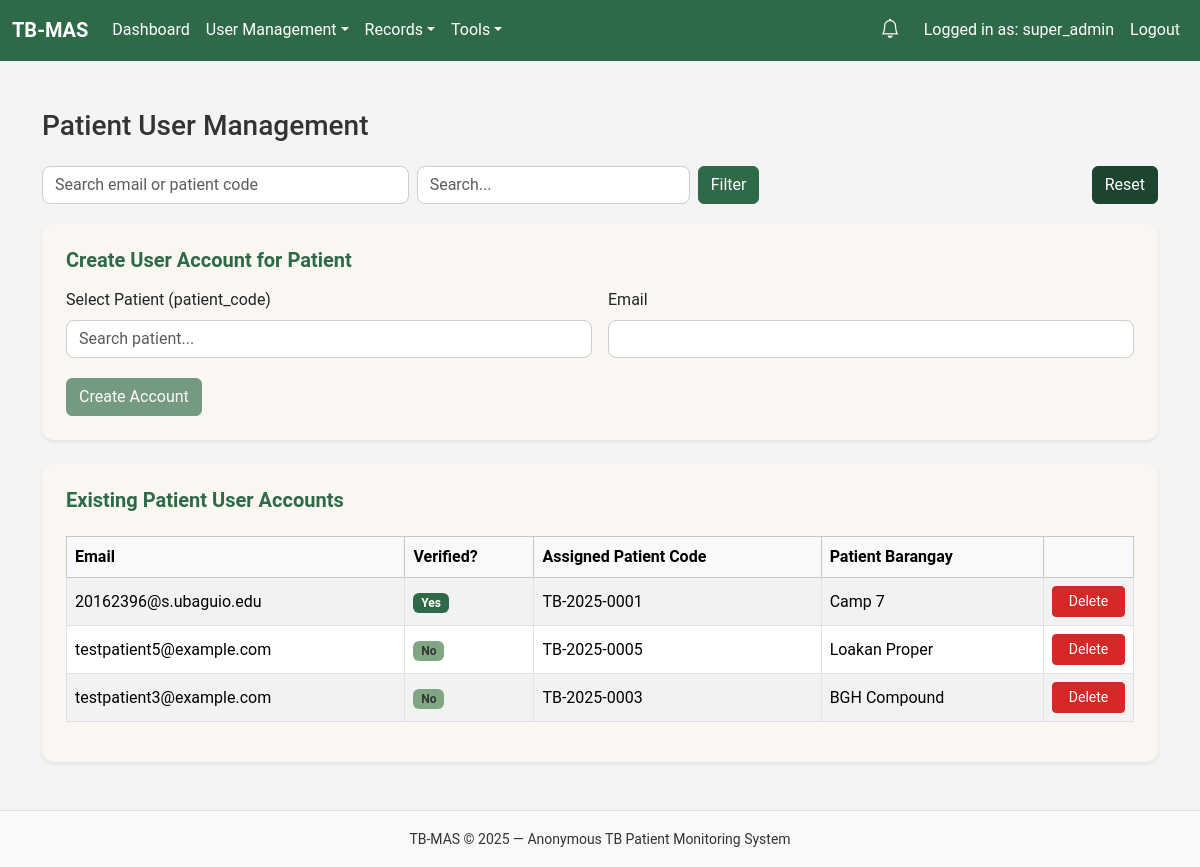
The page /public/admin/users.php (signed in) on the database as committed earlier.
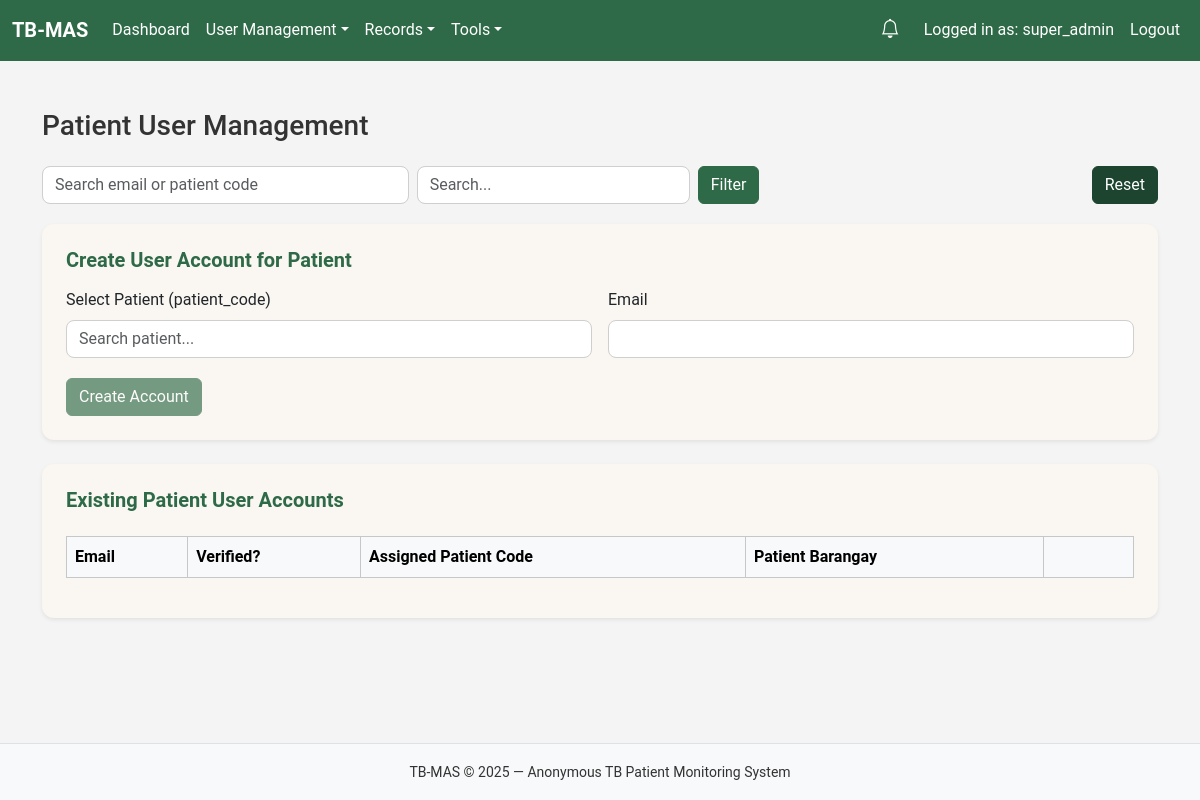
The same page on the database as committed later.
### tables this page shows
CREATE TABLE `patients` (
  `patient_id` int(11) NOT NULL,
  `user_id` int(11) DEFAULT NULL,
  `patient_code` varchar(50) NOT NULL,
  `age` int(11) DEFAULT NULL,
  `sex` enum('M','F','Unknown') DEFAULT 'Unknown',
  `barangay` varchar(100) NOT NULL,
  `contact_number` varchar(50) DEFAULT NULL,
  `tb_case_number` varchar(80) DEFAULT NULL,
  `bacteriological_status` enum('BC','CD','Unknown') DEFAULT 'Unknown',
  `anatomical_site` enum('P','EP','Unknown') DEFAULT 'Unknown',
  `drug_susceptibility` enum('DS','DR','Unknown') DEFAULT 'Unknown',
  `treatment_history` enum('New','Retreatment','Unknown') DEFAULT 'Unknown',
  `created_by` int(11) DEFAULT NULL,
  `created_at` timestamp NOT NULL DEFAULT current_timestamp()
);

CREATE TABLE `users` (
  `user_id` int(11) NOT NULL,
  `email` varchar(150) NOT NULL,
  `password_hash` varchar(255) NOT NULL,
  `role` enum('super_admin','health_worker','patient') NOT NULL,
  `barangay_assigned` varchar(100) DEFAULT NULL,
  `is_verified` tinyint(4) DEFAULT 0,
  `verification_token` varchar(150) DEFAULT NULL,
  `password_reset_required` tinyint(4) DEFAULT 1,
  `created_at` timestamp NOT NULL DEFAULT current_timestamp()
);

### config/db.php (called while the page is built)
<?php
function getDB(){
static $pdo = null;
if ($pdo) return $pdo;
$host = '127.0.0.1';
$db = 'tb_mas';
$user = 'root';
$pass = '';
$dsn = "mysql:host=$host;dbname=$db;charset=utf8mb4";
$opt = [
PDO::ATTR_ERRMODE => PDO::ERRMODE_EXCEPTION,
PDO::ATTR_DEFAULT_FETCH_MODE => PDO::FETCH_ASSOC
];
$pdo = new PDO($dsn, $user, $pass, $opt);
return $pdo;
}
?>

### public/admin/users.php (the view, shortened to what this page needs)
<?php
require_once __DIR__.'/../partials/header.php';
require_once __DIR__.'/../partials/navbar.php';
$pdo = getDB();
$q = trim($_GET['q'] ?? '');
$sql = "
    SELECT u.*, p.patient_code, p.barangay AS patient_barangay
    FROM users u
    JOIN patients p ON p.user_id = u.user_id
    WHERE u.role = 'patient'
";
$params = [];
$sql .= " ORDER BY u.created_at DESC";
$stmt = $pdo->prepare($sql);
$stmt->execute($params);
$patientUsers = $stmt->fetchAll();
?>
<div class="container py-4">
  <h3 class="mb-4">Patient User Management</h3>
  <form class="row g-2 mb-3" method="GET" action="/WEBSYS_FINAL_PROJECT/public/" data-ajax="patient_users">
    <div class="col-md-4">
      <input name="q" value="<?= htmlspecialchars($q) ?>" class="form-control" placeholder="Search email or patient code">
    </div>
    <div class="col-md-3">
    </div>
    <div class="col-md-2"><button class="btn btn-primary">Filter</button></div>
    <div class="col-md-3 text-end">
      <a href="/WEBSYS_FINAL_PROJECT/public/?route=admin/users" class="btn btn-secondary">Reset</a>
    </div>
  </form>
  <div class="card shadow-sm p-4 mb-4">
    <h5 class="mb-3">Create User Account for Patient</h5>
    <form method="POST" class="row g-3" action="/WEBSYS_FINAL_PROJECT/public/?route=user/create_patient_user">
      <div class="col-md-6">
        <label class="form-label">Select Patient (patient_code)</label>
      </div>
      <div class="col-md-6">
        <label class="form-label">Email</label>
        <input type="email" name="email" class="form-control" required>
      </div>
      <div class="col-12">
        <button class="btn btn-primary" type="submit">Create Account</button>
      </div>
    </form>
  </div>
  <div class="card shadow-sm p-4 mb-4">
    <h5>Existing Patient User Accounts</h5>
    <div class="table-responsive mt-3">
      <table class="table table-bordered table-striped align-middle">
        <thead class="table-light">
          <tr>
            <th>Email</th>
            <th>Verified?</th>
            <th>Assigned Patient Code</th>
            <th>Patient Barangay</th>
            <th width="90"></th>
          </tr>
        </thead>
        <tbody class="patient-table-body">
        <?php foreach ($patientUsers as $u): ?>
          <tr>
            <td><?= htmlspecialchars($u['email']) ?></td>
            <td><?= $u['is_verified']
                  ? '<span class="badge bg-success">Yes</span>'
                  : '<span class="badge bg-warning text-dark">No</span>' ?>
            </td>
            <td><?= htmlspecialchars($u['patient_code']) ?></td>
            <td><?= htmlspecialchars($u['patient_barangay']) ?></td>
            <td>
              <a href="/WEBSYS_FINAL_PROJECT/public/?route=user/delete_user&id=<?= $u['user_id'] ?>"
                onclick="return confirm('Delete this user?');"
                class="btn btn-danger btn-sm w-100">Delete</a>
            </td>
          </tr>
        <?php endforeach; ?>
        </tbody>
      </table>
    </div>
  </div>
</div>
<?php include __DIR__.'/../partials/footer.php'; ?>

### public/partials/header.php (shortened to what this page needs)
<!DOCTYPE html>
<html lang="en">
<head>
  <link href="https://cdn.jsdelivr.net/npm/bootstrap@5.3.2/dist/css/bootstrap.min.css" rel="stylesheet">
  <link href="https://cdn.jsdelivr.net/npm/bootstrap-icons@1.11.3/font/bootstrap-icons.css" rel="stylesheet">
  <link href="/WEBSYS_FINAL_PROJECT/public/assets/css/app.css" rel="stylesheet">
</head>
<body>

### public/partials/navbar.php (shortened to what this page needs)
<?php
$user = $_SESSION['user'] ?? null;
require_once __DIR__ . '/../../src/models/NotificationModel.php';
?>
<link rel="stylesheet" href="https://cdn.jsdelivr.net/npm/bootstrap-icons@1.10.5/font/bootstrap-icons.css">
<nav class="navbar navbar-expand-lg bg-primary mb-4" data-bs-theme="dark">
  <div class="container-fluid">
    <?php
      $brandLink = "/WEBSYS_FINAL_PROJECT/public/login.php";
      if ($user) {
          if ($user['role'] === 'super_admin') {
              $brandLink = "/WEBSYS_FINAL_PROJECT/public/?route=admin/dashboard";
          } elseif ($user['role'] === 'health_worker') {
              $brandLink = "/WEBSYS_FINAL_PROJECT/public/?route=health/dashboard";
          } elseif ($user['role'] === 'patient') {
              $brandLink = "/WEBSYS_FINAL_PROJECT/public/?route=patientdashboard/index";
          }
      }
    ?>
    <a class="navbar-brand fw-bold" href="<?= $brandLink ?>">TB-MAS</a>
    <div class="collapse navbar-collapse" id="navbarColor01">
      <ul class="navbar-nav me-auto">
        <?php if ($user): ?>
          <?php if ($user['role'] === 'super_admin'): ?>
            <li class="nav-item"><a class="nav-link" href="/WEBSYS_FINAL_PROJECT/public/?route=admin/dashboard">Dashboard</a></li>
            <li class="nav-item dropdown">
              <a class="nav-link dropdown-toggle" data-bs-toggle="dropdown" href="#">User Management</a>
            </li>
            <li class="nav-item dropdown">
              <a class="nav-link dropdown-toggle" data-bs-toggle="dropdown" href="#">Records</a>
            </li>
            <li class="nav-item dropdown">
              <a class="nav-link dropdown-toggle" data-bs-toggle="dropdown" href="#">Tools</a>
            </li>
          <?php endif; ?>
        <?php endif; ?>
      </ul>
      <ul class="navbar-nav align-items-center">
        <?php if ($user): ?>
          <li class="nav-item dropdown me-2">
            <a class="nav-link position-relative" href="#" id="navNotifDropdown" data-bs-toggle="dropdown">
              <i class="bi bi-bell" style="font-size:1.2rem;color:#fff;"></i>
            </a>
          </li>
          <li class="nav-item">
            <span class="nav-link disabled text-light">Logged in as: <?= htmlspecialchars($user['role']) ?></span>
          </li>
          <li class="nav-item">
            <a class="nav-link" href="/WEBSYS_FINAL_PROJECT/public/?route=auth/logout">Logout</a>
          </li>
        <?php else: ?>
          <li class="nav-item"><a class="nav-link" href="/WEBSYS_FINAL_PROJECT/public/login.php">Login</a></li>
        <?php endif; ?>
      </ul>
    </div>
  </div>
</nav>

### public/partials/footer.php (shortened to what this page needs)
  <footer class="mt-auto py-3 bg-light text-center border-top">
    <small>TB‑MAS © <?= date('Y') ?> — Anonymous TB Patient Monitoring System</small>
  </footer>
</body>
</html>

### public/assets/css/app.css (style rules this page uses)
:root { --primary-green: #2E6A47; --accent-green: #81A684; --pine-green: #1C442F; --tb-red: #D62828; --bg-light: #F4F4F4; --bg-alt: #FAF7F2; --text-dark: #333333; --text-light: #FFFFFF; }
:root { --bs-primary: var(--primary-green) !important; --bs-primary-rgb: 46, 106, 71 !important; --bs-success: var(--primary-green) !important; --bs-success-rgb: 46,106,71 !important; --bs-danger: var(--tb-red) !important; --bs-danger-rgb: 214,40,40 !important; --bs-link-color: var(--primary-green) !important; --bs-link-hover-color: var(--pine-green) !important; --bs-dropdown-link-hover-bg: var(--accent-green) !important; --bs-dropdown-link-active-bg: var(--primary-green) !important; }
body { background-color: var(--bg-light); color: var(--text-dark); min-height: 100vh; display: flex; flex-direction: column; font-family: "Roboto", sans-serif; }
.navbar { background: var(--primary-green) !important; }
.navbar-brand, .navbar .nav-link, .navbar-toggler-icon { color: var(--text-light) !important; }
.card { background: var(--bg-alt); border: none !important; border-radius: 12px; box-shadow: 0 3px 8px rgba(0,0,0,0.08); }
.card h3, .card h5 { color: var(--primary-green); font-weight: 600; }
.btn-primary { background-color: var(--primary-green) !important; border-color: var(--primary-green) !important; color: var(--text-light) !important; }
.btn-secondary { background-color: var(--pine-green) !important; border-color: var(--pine-green) !important; }
.form-control, .form-select { border-radius: 8px; border: 1px solid #cfcfcf; }
.table thead { background: var(--accent-green) !important; color: var(--text-light) !important; }
.table td, .table th { vertical-align: middle; }
footer { background: var(--bg-alt) !important; color: var(--text-dark) !important; }
.btn-danger { background-color: var(--tb-red) !important; border-color: var(--tb-red) !important; }
.badge.bg-success { background: var(--primary-green) !important; }
.badge.bg-warning { background: var(--accent-green) !important; color: var(--text-dark) !important; }

Rows that differ between the two databases and show on the page:
removed patients: user.email "20162396@s.ubaguio.edu", shows "Yes", patient_code "TB-2025-0001", barangay "Camp 7"
removed patients: user.email "testpatient5@example.com", shows "No", patient_code "TB-2025-0005", barangay "Loakan Proper"
removed patients: user.email "testpatient3@example.com", shows "No", patient_code "TB-2025-0003", barangay "BGH Compound"
